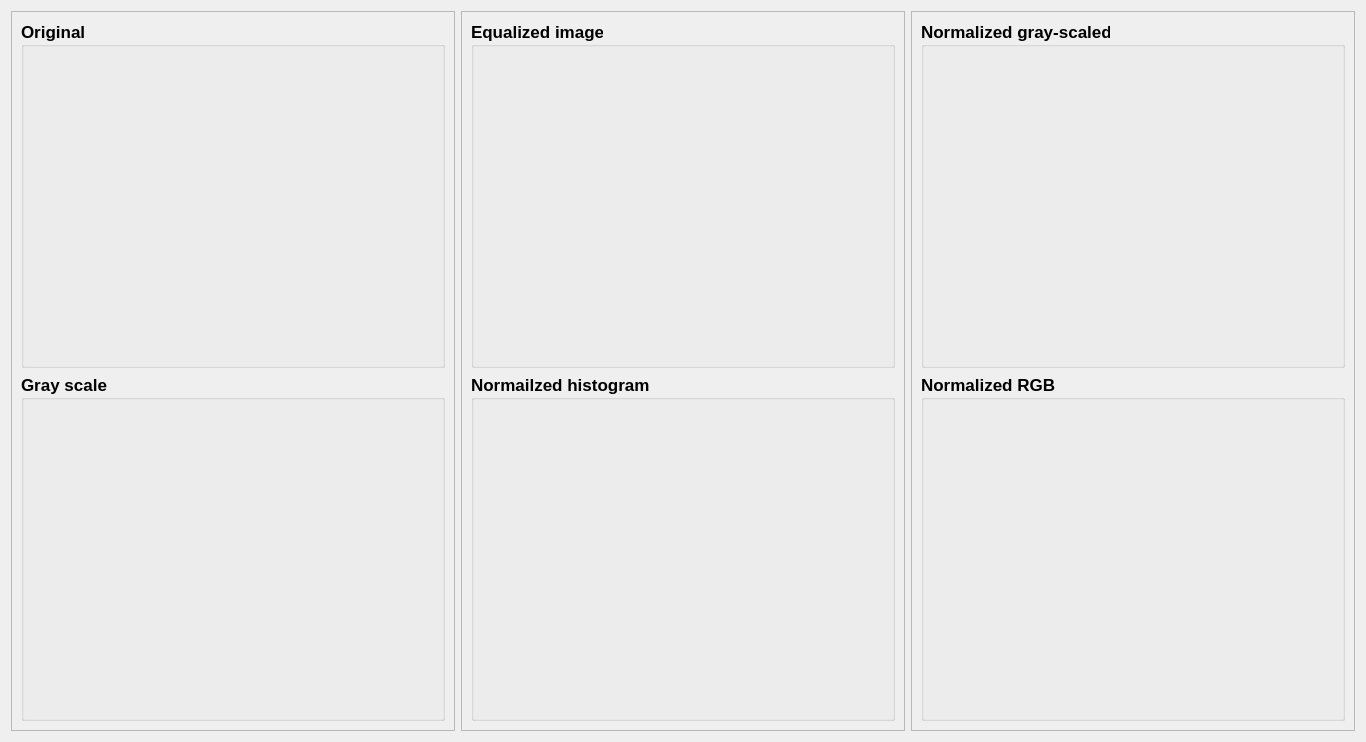
      <widget class="QWidget" name="tab_2">
       <attribute name="title">
        <string>Equalized and normalized</string>
       </attribute>
       <layout class="QHBoxLayout" name="horizontalLayout_33">
        <item>
         <widget class="QFrame" name="imageFrame_4">
          <property name="minimumSize">
           <size>
            <width>0</width>
            <height>0</height>
           </size>
          </property>
          <property name="maximumSize">
           <size>
            <width>16777215</width>
            <height>16777215</height>
           </size>
          </property>
          <property name="frameShape">
           <enum>QFrame::StyledPanel</enum>
          </property>
          <property name="frameShadow">
           <enum>QFrame::Raised</enum>
          </property>
          <layout class="QVBoxLayout" name="verticalLayout_17">
           <item>
            <widget class="QGroupBox" name="inputgroupBox_4">
             <property name="font">
              <font>
               <pointsize>13</pointsize>
               <bold>true</bold>
              </font>
             </property>
             <property name="title">
              <string>Original</string>
             </property>
             <layout class="QHBoxLayout" name="horizontalLayout_7">
              <item>
               <widget class="QLabel" name="inputLabel_4">
                <property name="sizePolicy">
                 <sizepolicy hsizetype="Expanding" vsizetype="Expanding">
                  <horstretch>0</horstretch>
                  <verstretch>0</verstretch>
                 </sizepolicy>
                </property>
                <property name="minimumSize">
                 <size>
                  <width>400</width>
                  <height>300</height>
                 </size>
                </property>
                <property name="text">
                 <string/>
                </property>
               </widget>
              </item>
             </layout>
            </widget>
           </item>
           <item>
            <widget class="QGroupBox" name="outputGroupBox_4">
             <property name="font">
              <font>
               <pointsize>13</pointsize>
               <italic>false</italic>
               <bold>true</bold>
              </font>
             </property>
             <property name="title">
              <string>Gray scale</string>
             </property>
             <layout class="QVBoxLayout" name="verticalLayout_18">
              <item>
               <widget class="QLabel" name="Gray_Scaled_Image">
                <property name="sizePolicy">
                 <sizepolicy hsizetype="Expanding" vsizetype="Expanding">
                  <horstretch>0</horstretch>
                  <verstretch>0</verstretch>
                 </sizepolicy>
                </property>
                <property name="minimumSize">
                 <size>
                  <width>400</width>
                  <height>300</height>
                 </size>
                </property>
                <property name="text">
                 <string/>
                </property>
               </widget>
              </item>
             </layout>
            </widget>
           </item>
          </layout>
         </widget>
        </item>
        <item>
         <widget class="QFrame" name="imageFrame_11">
          <property name="minimumSize">
           <size>
            <width>0</width>
            <height>0</height>
           </size>
          </property>
          <property name="maximumSize">
           <size>
            <width>16777215</width>
            <height>16777215</height>
           </size>
          </property>
          <property name="frameShape">
           <enum>QFrame::StyledPanel</enum>
          </property>
          <property name="frameShadow">
           <enum>QFrame::Raised</enum>
          </property>
          <layout class="QVBoxLayout" name="verticalLayout_90">
           <item>
            <widget class="QGroupBox" name="inputgroupBox_11">
             <property name="font">
              <font>
               <pointsize>13</pointsize>
               <bold>true</bold>
              </font>
             </property>
             <property name="title">
              <string>Equalized image</string>
             </property>
             <layout class="QHBoxLayout" name="horizontalLayout_15">
              <item>
               <widget class="QLabel" name="inputLabel_9">
                <property name="sizePolicy">
                 <sizepolicy hsizetype="Expanding" vsizetype="Expanding">
                  <horstretch>0</horstretch>
                  <verstretch>0</verstretch>
                 </sizepolicy>
                </property>
                <property name="minimumSize">
                 <size>
                  <width>400</width>
                  <height>300</height>
                 </size>
                </property>
                <property name="text">
                 <string/>
                </property>
               </widget>
              </item>
             </layout>
            </widget>
           </item>
           <item>
            <widget class="QGroupBox" name="outputGroupBox_11">
             <property name="font">
              <font>
               <pointsize>13</pointsize>
               <italic>false</italic>
               <bold>true</bold>
              </font>
             </property>
             <property name="title">
              <string>Normailzed histogram</string>
             </property>
             <layout class="QVBoxLayout" name="verticalLayout_91">
              <item>
               <widget class="QLabel" name="Gray_Scaled_Image_5">
                <property name="sizePolicy">
                 <sizepolicy hsizetype="Expanding" vsizetype="Expanding">
                  <horstretch>0</horstretch>
                  <verstretch>0</verstretch>
                 </sizepolicy>
                </property>
                <property name="minimumSize">
                 <size>
                  <width>400</width>
                  <height>300</height>
                 </size>
                </property>
                <property name="text">
                 <string/>
                </property>
               </widget>
              </item>
             </layout>
            </widget>
           </item>
          </layout>
         </widget>
        </item>
        <item>
         <widget class="QFrame" name="imageFrame_12">
          <property name="minimumSize">
           <size>
            <width>0</width>
            <height>0</height>
           </size>
          </property>
          <property name="maximumSize">
           <size>
            <width>16777215</width>
            <height>16777215</height>
           </size>
          </property>
          <property name="frameShape">
           <enum>QFrame::StyledPanel</enum>
          </property>
          <property name="frameShadow">
           <enum>QFrame::Raised</enum>
          </property>
          <layout class="QVBoxLayout" name="verticalLayout_92">
           <item>
            <widget class="QGroupBox" name="inputgroupBox_12">
             <property name="font">
              <font>
               <pointsize>13</pointsize>
               <bold>true</bold>
              </font>
             </property>
             <property name="title">
              <string>Normalized gray-scaled</string>
             </property>
             <layout class="QHBoxLayout" name="horizontalLayout_16">
              <item>
               <widget class="QLabel" name="inputLabel_10">
                <property name="sizePolicy">
                 <sizepolicy hsizetype="Expanding" vsizetype="Expanding">
                  <horstretch>0</horstretch>
                  <verstretch>0</verstretch>
                 </sizepolicy>
                </property>
                <property name="minimumSize">
                 <size>
                  <width>400</width>
                  <height>300</height>
                 </size>
                </property>
                <property name="text">
                 <string/>
                </property>
               </widget>
              </item>
             </layout>
            </widget>
           </item>
           <item>
            <widget class="QGroupBox" name="outputGroupBox_12">
             <property name="font">
              <font>
               <pointsize>13</pointsize>
               <italic>false</italic>
               <bold>true</bold>
              </font>
             </property>
             <property name="title">
              <string>Normalized RGB</string>
             </property>
             <layout class="QVBoxLayout" name="verticalLayout_93">
              <item>
               <widget class="QLabel" name="Gray_Scaled_Image_6">
                <property name="sizePolicy">
                 <sizepolicy hsizetype="Expanding" vsizetype="Expanding">
                  <horstretch>0</horstretch>
                  <verstretch>0</verstretch>
                 </sizepolicy>
                </property>
                <property name="minimumSize">
                 <size>
                  <width>400</width>
                  <height>300</height>
                 </size>
                </property>
                <property name="text">
                 <string/>
                </property>
               </widget>
              </item>
             </layout>
            </widget>
           </item>
          </layout>
         </widget>
        </item>
       </layout>
      </widget>
